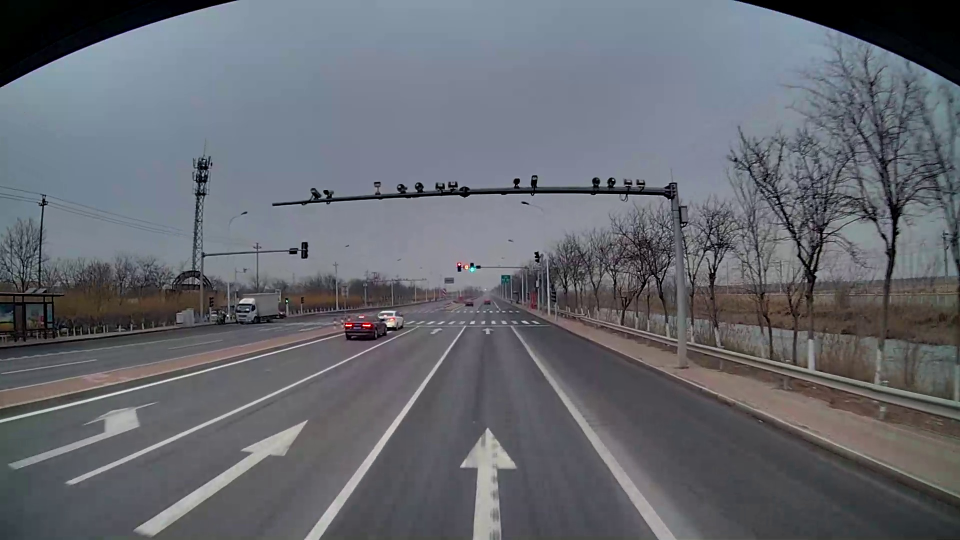
#> input picture SynchronousCheck/test_data/norm_data/cm1_.jpg, 1920 x 1080 px (shown at 1/2 size)
$ python main.py
#> lines starting #> are read from the running program, lines starting #| are printed output that depends on the picture
import os
import cv2
import numpy as np
import time


class Stitcher:

    def get_M(self, images, ratio=0.75, reprojThresh=4.0):
        # 获取输入图片
        (long_focal_img, short_focal_img) = images
        long_focal_img = self.crop_image(long_focal_img, 0.75)
        short_focal_img = self.crop_image(short_focal_img, -0.75)
        (kps_long, featuresLong) = self.detectAndDescribe(long_focal_img)
        (kps_short, featuresShort) = self.detectAndDescribe(short_focal_img)
        M = self.matchKeypoints(kps_short, kps_long, featuresShort, featuresLong, ratio, reprojThresh)

        # 如果返回结果为空，没有匹配成功的特征点，退出算法
        if M is None:
            return None
        (matches, H, status) = M

        return H

    def transformation(self, image, H):
        result = cv2.warpPerspective(image, H, (image.shape[1], image.shape[0]))
        return result

    # 拼接函数
    # [17 lines left out: function stitch, not called in this run]

    def detectAndDescribe(self, image):
        descriptor = cv2.SIFT_create()
        (kps, features) = descriptor.detectAndCompute(image, None)
        kps = np.float32([kp.pt for kp in kps])
        return (kps, features)

    def matchKeypoints(self, kpsA, kpsB, featuresA, featuresB, ratio, reprojThresh):
        # 建立暴力匹配器
        matcher = cv2.BFMatcher()
        # 使用KNN检测来自A、B图的SIFT特征匹配对，K=2
        rawMatches = matcher.knnMatch(featuresA, featuresB, 2)
        matches = []
        for m in rawMatches:
            # print("3-0 {} m0:{} m1:{}".format(len(m), m[0].distance, m[1].distance))
            # 当最近距离跟次近距离的比值小于ratio值时，保留此匹配对
            if len(m) == 2 and m[0].distance < m[1].distance * ratio:
                # 存储两个点在featuresA, featuresB中的索引值
                matches.append((m[0].trainIdx, m[0].queryIdx))
        # 当筛选后的匹配对大于4时，计算视角变换矩阵
        if len(matches) > 4:
            # 获取匹配对的点坐标
            ptsA = np.float32([kpsA[i] for (_, i) in matches])
            ptsB = np.float32([kpsB[i] for (i, _) in matches])
            # 计算视角变换矩阵
            (H, status) = cv2.findHomography(ptsA, ptsB, cv2.RANSAC, reprojThresh)

            # 返回结果
            return (matches, H, status)
        # 如果匹配对小于4时，返回None
        return None

    def crop_image(self, img, ratio):
        wide = int(img.shape[1] * ratio)
        if ratio > 0:
            return img[:, 0:wide]
        else:
            return img[:, wide:]

    # [18 lines left out: function mtx_similar, not called in this run]


def get_norm_mtx():
    stitcher = Stitcher()

    cm1 = r'./test_data/norm_data/cm1_.jpg'  # 5
    cm2 = r'./test_data/norm_data/cm2_.jpg'
    cm3 = r'./test_data/norm_data/cm3_.jpg'

    cm1 = cv2.imread(cm1)
#> cm1 is the input picture: shape (1080, 1920, 3); mean B, G, R 111.6, 104.6, 101.5
    cm2 = cv2.imread(cm2)
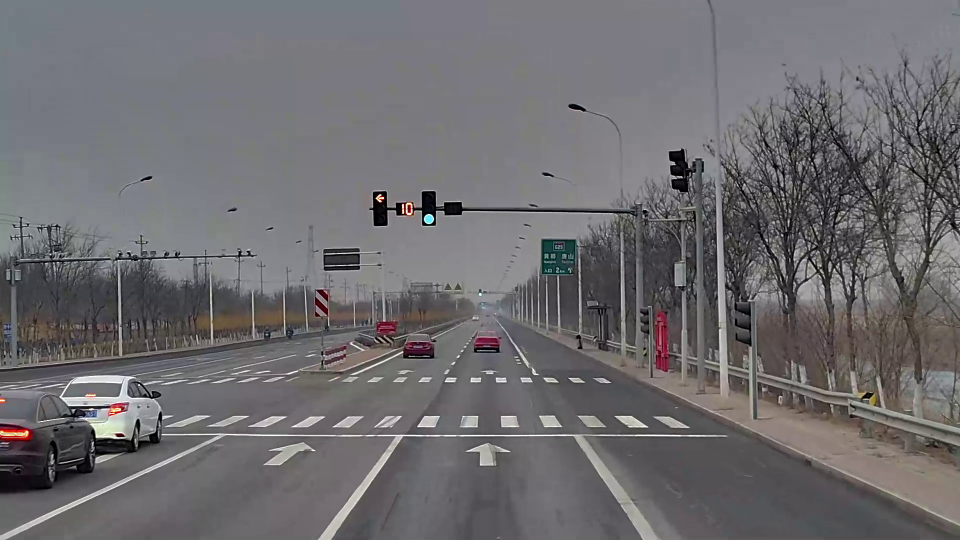
#> input picture SynchronousCheck/test_data/norm_data/cm2_.jpg, 1920 x 1080 px (shown at 1/2 size)
#> cm2 is the input picture: shape (1080, 1920, 3); mean B, G, R 110.9, 108, 109.8
    cm3 = cv2.imread(cm3)
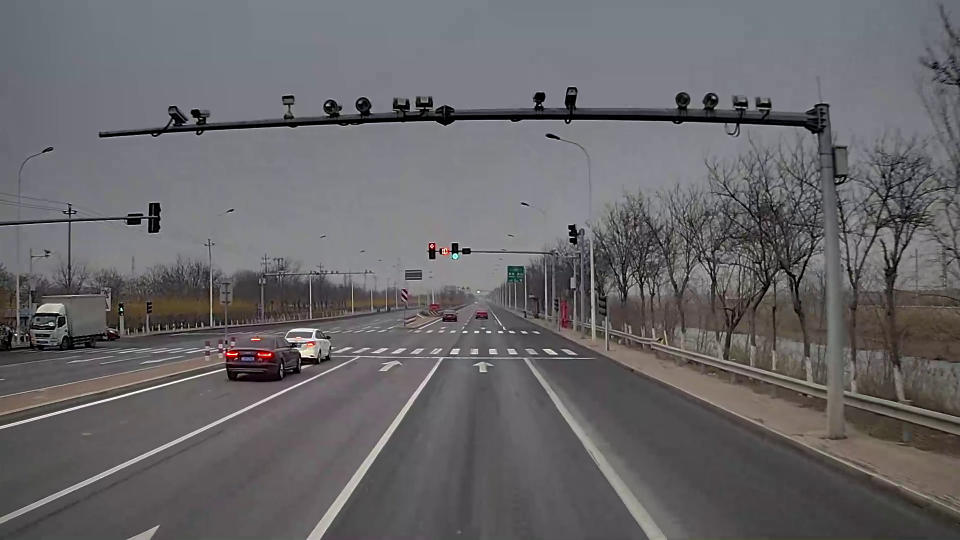
#> input picture SynchronousCheck/test_data/norm_data/cm3_.jpg, 1920 x 1080 px (shown at 1/2 size)
#> cm3 is the input picture: shape (1080, 1920, 3); mean B, G, R 104.7, 102.1, 103.6

    H_3_1 = stitcher.get_M([cm3, cm1])
#> in crop_image, `return img[:, 0:wide]`:
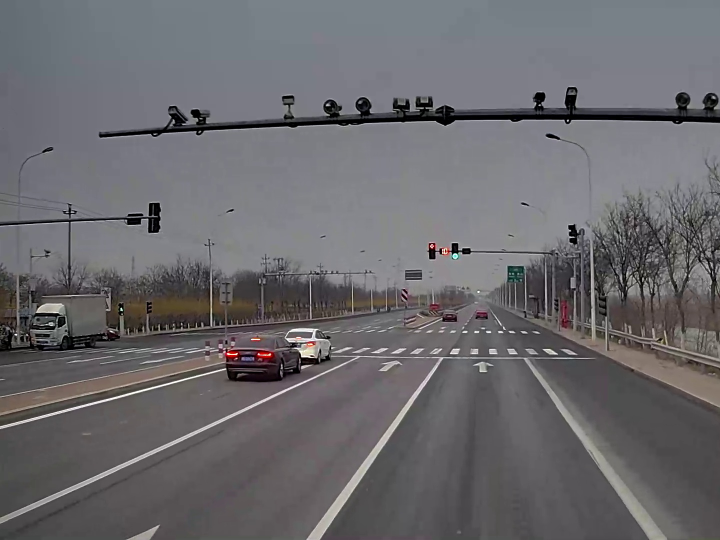
#> returned value: shape (1080, 1440, 3) (shown at 1/2 size); mean of channels 0, 1, 2 108.7, 105.2, 106.4; drawn as B, G, R
#> call 2 of crop_image, with ratio = -0.75
#> in crop_image (call 2), `return img[:, wide:]`:
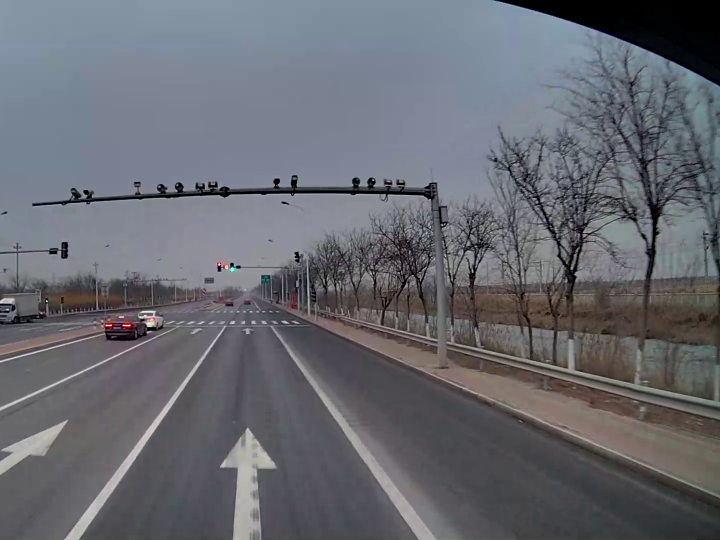
#> returned value: shape (1080, 1440, 3) (shown at 1/2 size); mean of channels 0, 1, 2 112.3, 105.2, 103.2; drawn as B, G, R
#> in detectAndDescribe, `(kps, features) = descriptor.detectAndCompute(image, None)`: kps = 5434 keypoints; strongest (x, y, size): (243, 619, 3.4), (1136, 241, 2.7), (242, 617, 2.2), (1079, 210, 2.4)
#> in detectAndDescribe, `kps = np.float32([kp.pt for kp in kps])`: kps = 5434 pairs, first value 2.85 to 1437, second value 177 to 1076.5
#> in get_M, `(kps_long, featuresLong) = self.detectAndDescribe(long_focal_img)`: kps_long has the same summary as kps in detectAndDescribe
#> in detectAndDescribe (call 2), `(kps, features) = descriptor.detectAndCompute(image, None)`: kps = 6520 keypoints; strongest (x, y, size): (94, 602, 2.4), (259, 651, 2.8), (438, 529, 2.7), (213, 651, 2.4)
#> in get_M, `(kps_short, featuresShort) = self.detectAndDescribe(short_focal_img)`: kps_short = 6520 pairs, first value 2.62 to 1436.1, second value 3.08 to 1075.4
#> in matchKeypoints, `rawMatches = matcher.knnMatch(featuresA, featuresB, 2)`: rawMatches = 6520 matches
#> after the loop in matchKeypoints, `for m in rawMatches:`: matches = 400 pairs, first value 6 to 5371, second value 7 to 5942
#> in matchKeypoints, `ptsA = np.float32([kpsA[i] for (_, i) in matches])`: ptsA = 400 pairs, first value 8.77 to 1292.7, second value 267.9 to 1075.4
#> in matchKeypoints, `ptsB = np.float32([kpsB[i] for (i, _) in matches])`: ptsB = 400 pairs, first value 3.69 to 1430.2, second value 186.9 to 1075.8
#> in matchKeypoints, `(H, status) = cv2.findHomography(ptsA, ptsB, cv2.RANSAC, reprojThresh)`: H = [[1.8, -0.0297, 92.61], [0.0184, 1.81, -472.3], [-1.12e-06, 5.71e-06, 1]]; status = 400 values, max 1 at index 1, min 0 at index 0, mean 0.807
#> H_3_1 has the same summary as H in matchKeypoints
    H_2_3 = stitcher.get_M([cm2, cm3])
#> call 3 of crop_image, with ratio = 0.75
#> in crop_image (call 3), `return img[:, 0:wide]`:
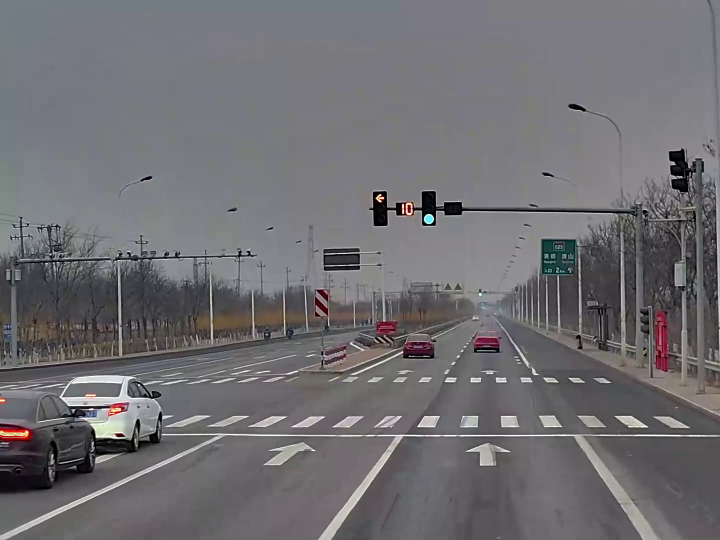
#> returned value: shape (1080, 1440, 3) (shown at 1/2 size); mean of channels 0, 1, 2 113.8, 110.2, 111.4; drawn as B, G, R
#> call 4 of crop_image, with ratio = -0.75
#> in crop_image (call 4), `return img[:, wide:]`:
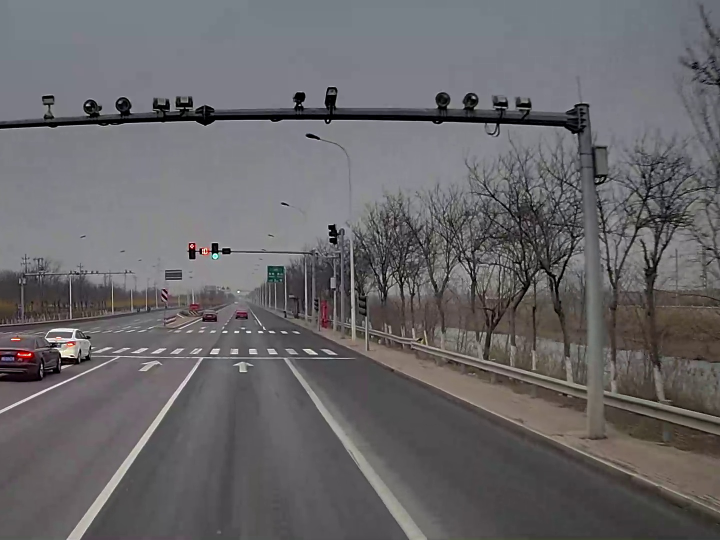
#> returned value: shape (1080, 1440, 3) (shown at 1/2 size); mean of channels 0, 1, 2 104.9, 102.5, 104.1; drawn as B, G, R
#> in detectAndDescribe (call 3), `(kps, features) = descriptor.detectAndCompute(image, None)`: kps = 5505 keypoints; strongest (x, y, size): (766, 396, 3.2), (806, 410, 3), (761, 390, 2.6), (806, 425, 2.9)
#> in detectAndDescribe (call 4), `(kps, features) = descriptor.detectAndCompute(image, None)`: kps = 7523 keypoints; strongest (x, y, size): (656, 241, 2.7), (599, 210, 2.4), (59, 709, 3.2), (184, 696, 2.5)
#> in matchKeypoints (call 2), `rawMatches = matcher.knnMatch(featuresA, featuresB, 2)`: rawMatches = 7523 matches
#> H_2_3 = [[2.17, -0.0261, -57.27], [0.00794, 2.12, -651], [3.34e-05, -2.46e-05, 1]]
    return H_3_1, H_2_3


# [7 lines left out: function transformation_by_norm, not called in this run]
    # cv2.imshow('result', result)
    # cv2.waitKey(0)


def top1(lst): return max(lst, default='列表为空', key=lambda v: lst.count(v))


# [59 lines of commented-out code are left out]
# [61 lines left out: function time_dropout_matching_check_fram_3_1, not called in this run]


def time_dropout_matching_check_fram(camera_long_base_path, camera_short_img_base_path, save_path, norm_H,
                                     fram_step=500):
    if not os.path.exists(save_path):
        os.makedirs(save_path)
    range_time = 200000000
    # range_time = 1

    stitcher = Stitcher()
    camera_long_file_list = os.listdir(camera_long_base_path)
    camera_short_file_list = os.listdir(camera_short_img_base_path)

    camera_long_file_list.sort()
    camera_short_file_list.sort()
    big_ret = []
    step = fram_step
    for index_1, cm1 in enumerate(camera_short_file_list):
        if index_1 % step == 0:
            Similarity_list = []
            fram_the_list = []
            Time_path = os.path.join(save_path, str(cm1).split('.')[0])
            if not os.path.exists(Time_path):
                os.makedirs(Time_path)
            Time_cm1 = int(str(cm1).split('.')[0])

            cm1_file_path = os.path.join(camera_short_img_base_path, cm1)
            short_focal_img = cv2.imread(cm1_file_path)

            for index_3, cm3 in enumerate(camera_long_file_list):
                Time_cm3 = int(str(cm3).split('.')[0])
                if Time_cm3 < Time_cm1 + range_time and Time_cm3 > Time_cm1 - range_time:
                    cm3_file_path = os.path.join(camera_long_base_path, cm3)
                    long_focal_img = cv2.imread(cm3_file_path)
                    H_3_1 = stitcher.get_M([long_focal_img, short_focal_img])
                    Similarity = stitcher.mtx_similar(norm_H, H_3_1)
                    fram_the = int((int(Time_cm1) - int(Time_cm3)) / 33333330)

                    img = transformation_by_norm([long_focal_img, short_focal_img], norm_H)

                    img_name = str(Time_cm1) + '_' + str(Time_cm3) + '_' + str(fram_the) + '_' + str(
                        Similarity) + '.png'
                    end_save_path = os.path.join(Time_path, img_name)

                    Similarity_list.append(Similarity)
                    fram_the_list.append(fram_the)

                    cv2.imwrite(end_save_path, img)
                    print(img_name)
            max_index = Similarity_list.index(max(Similarity_list))
            big_ret.append(fram_the_list[max_index])
    r = top1(big_ret)
    print(big_ret)
    print(r)


def main():
    start = time.time()
    norm_H_3_1, norm_H_2_3 = get_norm_mtx()
#> norm_H_3_1 has the same summary as H in matchKeypoints; norm_H_2_3 has the same summary as H_2_3 in get_norm_mtx

    time_dropout_matching_check_fram(
        r'/media/nas48/shucai/20230111_公开道路摄像头同步测试数据/20230111_153435_output/record/camera2',
        r'/media/nas48/shucai/20230111_公开道路摄像头同步测试数据/20230111_153435_output/record/camera3',
        r'/home/nailinliao/Desktop/20230111_norm_H_2_3', norm_H_2_3)

    # time_dropout_matching_check_fram([r'/home/nailinliao/Desktop/DataDevelopment/SynchronousCheck/test_data/test_data/cm1',
    #                                   r'/home/nailinliao/Desktop/DataDevelopment/SynchronousCheck/test_data/test_data/cm2',
    #                                   r'/home/nailinliao/Desktop/DataDevelopment/SynchronousCheck/test_data/test_data/cm3'],
    #                                  r'/home/nailinliao/Desktop/20230111')
    print('time:', time.time() - start)


if __name__ == '__main__':
#> (the run stopped early here; a loop or call above may not have finished)
